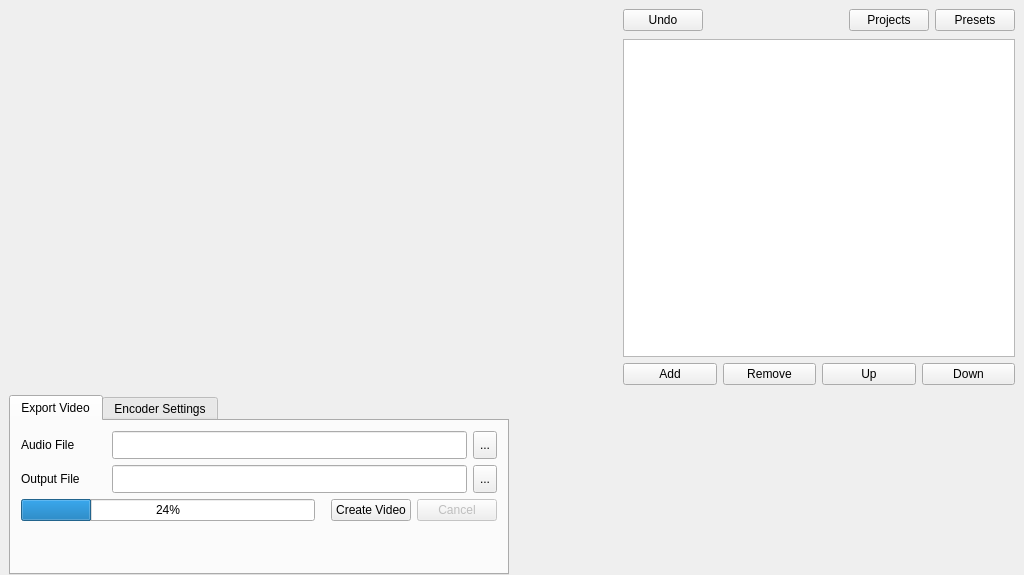
<?xml version="1.0" encoding="UTF-8"?>
<ui version="4.0">
 <class>MainWindow</class>
 <widget class="QMainWindow" name="MainWindow">
  <property name="geometry">
   <rect>
    <x>0</x>
    <y>0</y>
    <width>1008</width>
    <height>575</height>
   </rect>
  </property>
  <property name="sizePolicy">
   <sizepolicy hsizetype="Preferred" vsizetype="Preferred">
    <horstretch>0</horstretch>
    <verstretch>0</verstretch>
   </sizepolicy>
  </property>
  <property name="minimumSize">
   <size>
    <width>0</width>
    <height>0</height>
   </size>
  </property>
  <property name="focusPolicy">
   <enum>Qt::StrongFocus</enum>
  </property>
  <property name="windowTitle">
   <string>MainWindow</string>
  </property>
  <widget class="QWidget" name="centralwidget">
   <property name="sizePolicy">
    <sizepolicy hsizetype="Preferred" vsizetype="Preferred">
     <horstretch>0</horstretch>
     <verstretch>0</verstretch>
    </sizepolicy>
   </property>
   <property name="autoFillBackground">
    <bool>false</bool>
   </property>
   <layout class="QVBoxLayout" name="verticalLayout">
    <property name="leftMargin">
     <number>9</number>
    </property>
    <property name="bottomMargin">
     <number>0</number>
    </property>
    <item>
     <layout class="QHBoxLayout" name="horizontalLayout">
      <item>
       <spacer name="verticalSpacer_2">
        <property name="orientation">
         <enum>Qt::Vertical</enum>
        </property>
        <property name="sizeType">
         <enum>QSizePolicy::MinimumExpanding</enum>
        </property>
        <property name="sizeHint" stdset="0">
         <size>
          <width>0</width>
          <height>360</height>
         </size>
        </property>
       </spacer>
      </item>
      <item>
       <layout class="QVBoxLayout" name="verticalLayout_previewWrapper">
        <property name="sizeConstraint">
         <enum>QLayout::SetDefaultConstraint</enum>
        </property>
        <property name="topMargin">
         <number>0</number>
        </property>
        <item>
         <spacer name="horizontalSpacer_previewSpacer">
          <property name="orientation">
           <enum>Qt::Horizontal</enum>
          </property>
          <property name="sizeType">
           <enum>QSizePolicy::MinimumExpanding</enum>
          </property>
          <property name="sizeHint" stdset="0">
           <size>
            <width>420</width>
            <height>0</height>
           </size>
          </property>
         </spacer>
        </item>
       </layout>
      </item>
      <item>
       <layout class="QVBoxLayout" name="verticalLayout_3">
        <property name="sizeConstraint">
         <enum>QLayout::SetMinimumSize</enum>
        </property>
        <property name="leftMargin">
         <number>3</number>
        </property>
        <item>
         <layout class="QVBoxLayout" name="verticalLayout_4">
          <property name="sizeConstraint">
           <enum>QLayout::SetMinimumSize</enum>
          </property>
          <property name="leftMargin">
           <number>3</number>
          </property>
          <item>
           <layout class="QHBoxLayout" name="horizontalLayout_16">
            <property name="sizeConstraint">
             <enum>QLayout::SetMinimumSize</enum>
            </property>
            <item>
             <widget class="QPushButton" name="pushButton_undo">
              <property name="text">
               <string>Undo</string>
              </property>
             </widget>
            </item>
            <item>
             <spacer name="horizontalSpacer_6">
              <property name="orientation">
               <enum>Qt::Horizontal</enum>
              </property>
              <property name="sizeType">
               <enum>QSizePolicy::Fixed</enum>
              </property>
              <property name="sizeHint" stdset="0">
               <size>
                <width>140</width>
                <height>20</height>
               </size>
              </property>
             </spacer>
            </item>
            <item>
             <widget class="QPushButton" name="pushButton_projects">
              <property name="text">
               <string>Projects</string>
              </property>
             </widget>
            </item>
            <item>
             <widget class="QPushButton" name="pushButton_presets">
              <property name="text">
               <string>Presets</string>
              </property>
             </widget>
            </item>
           </layout>
          </item>
          <item>
           <spacer name="verticalSpacer">
            <property name="orientation">
             <enum>Qt::Horizontal</enum>
            </property>
            <property name="sizeType">
             <enum>QSizePolicy::Minimum</enum>
            </property>
            <property name="sizeHint" stdset="0">
             <size>
              <width>20</width>
              <height>2</height>
             </size>
            </property>
           </spacer>
          </item>
          <item>
           <widget class="QListWidget" name="listWidget_componentList">
            <property name="sizePolicy">
             <sizepolicy hsizetype="Minimum" vsizetype="Expanding">
              <horstretch>0</horstretch>
              <verstretch>0</verstretch>
             </sizepolicy>
            </property>
            <property name="minimumSize">
             <size>
              <width>0</width>
              <height>0</height>
             </size>
            </property>
            <property name="maximumSize">
             <size>
              <width>16777215</width>
              <height>16777215</height>
             </size>
            </property>
            <property name="acceptDrops">
             <bool>true</bool>
            </property>
            <property name="frameShape">
             <enum>QFrame::StyledPanel</enum>
            </property>
            <property name="frameShadow">
             <enum>QFrame::Sunken</enum>
            </property>
            <property name="lineWidth">
             <number>1</number>
            </property>
            <property name="tabKeyNavigation">
             <bool>true</bool>
            </property>
            <property name="dragEnabled">
             <bool>true</bool>
            </property>
            <property name="dragDropOverwriteMode">
             <bool>false</bool>
            </property>
            <property name="dragDropMode">
             <enum>QAbstractItemView::InternalMove</enum>
            </property>
            <property name="defaultDropAction">
             <enum>Qt::MoveAction</enum>
            </property>
           </widget>
          </item>
          <item>
           <layout class="QHBoxLayout" name="horizontalLayout_14">
            <item>
             <widget class="QPushButton" name="pushButton_addComponent">
              <property name="text">
               <string>Add</string>
              </property>
             </widget>
            </item>
            <item>
             <widget class="QPushButton" name="pushButton_removeComponent">
              <property name="text">
               <string>Remove</string>
              </property>
             </widget>
            </item>
            <item>
             <widget class="QPushButton" name="pushButton_listMoveUp">
              <property name="text">
               <string>Up</string>
              </property>
             </widget>
            </item>
            <item>
             <widget class="QPushButton" name="pushButton_listMoveDown">
              <property name="text">
               <string>Down</string>
              </property>
             </widget>
            </item>
           </layout>
          </item>
         </layout>
        </item>
        <item>
         <layout class="QHBoxLayout" name="horizontalLayout_7">
          <property name="leftMargin">
           <number>4</number>
          </property>
          <property name="rightMargin">
           <number>2</number>
          </property>
         </layout>
        </item>
       </layout>
      </item>
     </layout>
    </item>
    <item>
     <layout class="QHBoxLayout" name="horizontalLayout_2">
      <property name="sizeConstraint">
       <enum>QLayout::SetFixedSize</enum>
      </property>
      <property name="topMargin">
       <number>4</number>
      </property>
      <property name="rightMargin">
       <number>0</number>
      </property>
      <item>
       <widget class="QTabWidget" name="tabWidget">
        <property name="sizePolicy">
         <sizepolicy hsizetype="MinimumExpanding" vsizetype="Fixed">
          <horstretch>0</horstretch>
          <verstretch>0</verstretch>
         </sizepolicy>
        </property>
        <property name="minimumSize">
         <size>
          <width>500</width>
          <height>0</height>
         </size>
        </property>
        <property name="maximumSize">
         <size>
          <width>16777215</width>
          <height>180</height>
         </size>
        </property>
        <property name="tabPosition">
         <enum>QTabWidget::North</enum>
        </property>
        <property name="tabShape">
         <enum>QTabWidget::Rounded</enum>
        </property>
        <property name="currentIndex">
         <number>0</number>
        </property>
        <widget class="QWidget" name="tab_exportVideo">
         <attribute name="title">
          <string>Export Video</string>
         </attribute>
         <layout class="QVBoxLayout" name="verticalLayout_10">
          <property name="margin">
           <number>10</number>
          </property>
          <item>
           <layout class="QHBoxLayout" name="horizontalLayout_4">
            <property name="topMargin">
             <number>0</number>
            </property>
            <item>
             <widget class="QLabel" name="label_audioFile">
              <property name="sizePolicy">
               <sizepolicy hsizetype="Fixed" vsizetype="Preferred">
                <horstretch>0</horstretch>
                <verstretch>0</verstretch>
               </sizepolicy>
              </property>
              <property name="minimumSize">
               <size>
                <width>85</width>
                <height>0</height>
               </size>
              </property>
              <property name="maximumSize">
               <size>
                <width>80</width>
                <height>16777215</height>
               </size>
              </property>
              <property name="baseSize">
               <size>
                <width>80</width>
                <height>0</height>
               </size>
              </property>
              <property name="text">
               <string>Audio File</string>
              </property>
              <property name="alignment">
               <set>Qt::AlignLeading|Qt::AlignLeft|Qt::AlignVCenter</set>
              </property>
             </widget>
            </item>
            <item>
             <widget class="QLineEdit" name="lineEdit_audioFile">
              <property name="sizePolicy">
               <sizepolicy hsizetype="MinimumExpanding" vsizetype="Fixed">
                <horstretch>0</horstretch>
                <verstretch>0</verstretch>
               </sizepolicy>
              </property>
              <property name="minimumSize">
               <size>
                <width>0</width>
                <height>28</height>
               </size>
              </property>
              <property name="maximumSize">
               <size>
                <width>16777215</width>
                <height>28</height>
               </size>
              </property>
              <property name="baseSize">
               <size>
                <width>0</width>
                <height>0</height>
               </size>
              </property>
             </widget>
            </item>
            <item>
             <widget class="QToolButton" name="toolButton_selectAudioFile">
              <property name="minimumSize">
               <size>
                <width>0</width>
                <height>28</height>
               </size>
              </property>
              <property name="maximumSize">
               <size>
                <width>16777215</width>
                <height>28</height>
               </size>
              </property>
              <property name="text">
               <string>...</string>
              </property>
             </widget>
            </item>
           </layout>
          </item>
          <item>
           <layout class="QVBoxLayout" name="verticalLayout_11">
            <item>
             <layout class="QHBoxLayout" name="horizontalLayout_6">
              <item>
               <widget class="QLabel" name="label_outputFile">
                <property name="sizePolicy">
                 <sizepolicy hsizetype="Fixed" vsizetype="Preferred">
                  <horstretch>0</horstretch>
                  <verstretch>0</verstretch>
                 </sizepolicy>
                </property>
                <property name="minimumSize">
                 <size>
                  <width>85</width>
                  <height>0</height>
                 </size>
                </property>
                <property name="baseSize">
                 <size>
                  <width>0</width>
                  <height>0</height>
                 </size>
                </property>
                <property name="text">
                 <string>Output File</string>
                </property>
                <property name="alignment">
                 <set>Qt::AlignLeading|Qt::AlignLeft|Qt::AlignVCenter</set>
                </property>
               </widget>
              </item>
              <item>
               <widget class="QLineEdit" name="lineEdit_outputFile">
                <property name="sizePolicy">
                 <sizepolicy hsizetype="Minimum" vsizetype="Fixed">
                  <horstretch>0</horstretch>
                  <verstretch>0</verstretch>
                 </sizepolicy>
                </property>
                <property name="minimumSize">
                 <size>
                  <width>0</width>
                  <height>28</height>
                 </size>
                </property>
                <property name="maximumSize">
                 <size>
                  <width>16777215</width>
                  <height>28</height>
                 </size>
                </property>
               </widget>
              </item>
              <item>
               <widget class="QToolButton" name="toolButton_selectOutputFile">
                <property name="minimumSize">
                 <size>
                  <width>0</width>
                  <height>28</height>
                 </size>
                </property>
                <property name="maximumSize">
                 <size>
                  <width>16777215</width>
                  <height>28</height>
                 </size>
                </property>
                <property name="text">
                 <string>...</string>
                </property>
               </widget>
              </item>
             </layout>
            </item>
           </layout>
          </item>
          <item>
           <layout class="QHBoxLayout" name="horizontalLayout_3">
            <property name="margin">
             <number>0</number>
            </property>
            <item>
             <widget class="QProgressBar" name="progressBar_createVideo">
              <property name="minimumSize">
               <size>
                <width>0</width>
                <height>0</height>
               </size>
              </property>
              <property name="value">
               <number>24</number>
              </property>
             </widget>
            </item>
            <item>
             <spacer name="horizontalSpacer">
              <property name="orientation">
               <enum>Qt::Horizontal</enum>
              </property>
              <property name="sizeType">
               <enum>QSizePolicy::Minimum</enum>
              </property>
              <property name="sizeHint" stdset="0">
               <size>
                <width>10</width>
                <height>20</height>
               </size>
              </property>
             </spacer>
            </item>
            <item>
             <widget class="QPushButton" name="pushButton_createVideo">
              <property name="text">
               <string>Create Video</string>
              </property>
             </widget>
            </item>
            <item>
             <widget class="QPushButton" name="pushButton_Cancel">
              <property name="enabled">
               <bool>false</bool>
              </property>
              <property name="text">
               <string>Cancel</string>
              </property>
             </widget>
            </item>
           </layout>
          </item>
          <item>
           <widget class="QLabel" name="progressLabel">
            <property name="text">
             <string/>
            </property>
            <property name="scaledContents">
             <bool>true</bool>
            </property>
            <property name="alignment">
             <set>Qt::AlignCenter</set>
            </property>
            <property name="indent">
             <number>-1</number>
            </property>
           </widget>
          </item>
         </layout>
         <zorder></zorder>
         <zorder></zorder>
         <zorder>progressLabel</zorder>
        </widget>
        <widget class="QWidget" name="tab_encoderSettings">
         <attribute name="title">
          <string>Encoder Settings</string>
         </attribute>
         <layout class="QVBoxLayout" name="verticalLayout_9">
          <property name="margin">
           <number>10</number>
          </property>
          <item>
           <layout class="QHBoxLayout" name="horizontalLayout_13">
            <item>
             <widget class="QLabel" name="label_videoFormat">
              <property name="sizePolicy">
               <sizepolicy hsizetype="Fixed" vsizetype="Preferred">
                <horstretch>0</horstretch>
                <verstretch>0</verstretch>
               </sizepolicy>
              </property>
              <property name="minimumSize">
               <size>
                <width>85</width>
                <height>0</height>
               </size>
              </property>
              <property name="text">
               <string>Container</string>
              </property>
             </widget>
            </item>
            <item>
             <widget class="QComboBox" name="comboBox_videoContainer">
              <property name="minimumSize">
               <size>
                <width>75</width>
                <height>0</height>
               </size>
              </property>
             </widget>
            </item>
            <item>
             <spacer name="horizontalSpacer_5">
              <property name="orientation">
               <enum>Qt::Horizontal</enum>
              </property>
              <property name="sizeType">
               <enum>QSizePolicy::Minimum</enum>
              </property>
              <property name="sizeHint" stdset="0">
               <size>
                <width>5</width>
                <height>5</height>
               </size>
              </property>
             </spacer>
            </item>
            <item>
             <widget class="QLabel" name="label_videoPreset">
              <property name="sizePolicy">
               <sizepolicy hsizetype="Fixed" vsizetype="Preferred">
                <horstretch>0</horstretch>
                <verstretch>0</verstretch>
               </sizepolicy>
              </property>
              <property name="text">
               <string>Resolution</string>
              </property>
             </widget>
            </item>
            <item>
             <widget class="QComboBox" name="comboBox_resolution">
              <property name="sizePolicy">
               <sizepolicy hsizetype="Expanding" vsizetype="Fixed">
                <horstretch>0</horstretch>
                <verstretch>0</verstretch>
               </sizepolicy>
              </property>
              <property name="minimumSize">
               <size>
                <width>0</width>
                <height>0</height>
               </size>
              </property>
             </widget>
            </item>
            <item>
             <widget class="QCheckBox" name="checkBox_2pass">
              <property name="toolTip">
               <string>longer export time with increased quality:filesize ratio</string>
              </property>
              <property name="text">
               <string>2-pass</string>
              </property>
             </widget>
            </item>
           </layout>
          </item>
          <item>
           <layout class="QHBoxLayout" name="horizontalLayout_10">
            <item>
             <widget class="QLabel" name="label_videoCodec">
              <property name="sizePolicy">
               <sizepolicy hsizetype="Fixed" vsizetype="Preferred">
                <horstretch>0</horstretch>
                <verstretch>0</verstretch>
               </sizepolicy>
              </property>
              <property name="minimumSize">
               <size>
                <width>85</width>
                <height>0</height>
               </size>
              </property>
              <property name="text">
               <string>Video Codec</string>
              </property>
             </widget>
            </item>
            <item>
             <widget class="QComboBox" name="comboBox_videoCodec">
              <property name="minimumSize">
               <size>
                <width>150</width>
                <height>0</height>
               </size>
              </property>
             </widget>
            </item>
            <item>
             <spacer name="horizontalSpacer_4">
              <property name="orientation">
               <enum>Qt::Horizontal</enum>
              </property>
              <property name="sizeType">
               <enum>QSizePolicy::Fixed</enum>
              </property>
              <property name="sizeHint" stdset="0">
               <size>
                <width>5</width>
                <height>5</height>
               </size>
              </property>
             </spacer>
            </item>
            <item>
             <widget class="QLabel" name="label_resolution">
              <property name="sizePolicy">
               <sizepolicy hsizetype="Fixed" vsizetype="Preferred">
                <horstretch>0</horstretch>
                <verstretch>0</verstretch>
               </sizepolicy>
              </property>
              <property name="text">
               <string>Video Bitrate (Kbps)</string>
              </property>
             </widget>
            </item>
            <item>
             <widget class="QSpinBox" name="spinBox_vBitrate">
              <property name="maximum">
               <number>99999</number>
              </property>
             </widget>
            </item>
           </layout>
          </item>
          <item>
           <layout class="QHBoxLayout" name="horizontalLayout_11">
            <item>
             <widget class="QLabel" name="label_audioCodec">
              <property name="sizePolicy">
               <sizepolicy hsizetype="Fixed" vsizetype="Preferred">
                <horstretch>0</horstretch>
                <verstretch>0</verstretch>
               </sizepolicy>
              </property>
              <property name="minimumSize">
               <size>
                <width>85</width>
                <height>0</height>
               </size>
              </property>
              <property name="text">
               <string>Audio Codec</string>
              </property>
             </widget>
            </item>
            <item>
             <widget class="QComboBox" name="comboBox_audioCodec">
              <property name="minimumSize">
               <size>
                <width>150</width>
                <height>0</height>
               </size>
              </property>
             </widget>
            </item>
            <item>
             <spacer name="horizontalSpacer_3">
              <property name="orientation">
               <enum>Qt::Horizontal</enum>
              </property>
              <property name="sizeType">
               <enum>QSizePolicy::Fixed</enum>
              </property>
              <property name="sizeHint" stdset="0">
               <size>
                <width>5</width>
                <height>10</height>
               </size>
              </property>
             </spacer>
            </item>
            <item>
             <widget class="QLabel" name="label_audioBitrate">
              <property name="sizePolicy">
               <sizepolicy hsizetype="Fixed" vsizetype="Preferred">
                <horstretch>0</horstretch>
                <verstretch>0</verstretch>
               </sizepolicy>
              </property>
              <property name="text">
               <string>Audio Bitrate (Kbps)</string>
              </property>
             </widget>
            </item>
            <item>
             <widget class="QSpinBox" name="spinBox_aBitrate">
              <property name="maximum">
               <number>9999</number>
              </property>
             </widget>
            </item>
           </layout>
          </item>
         </layout>
        </widget>
       </widget>
      </item>
      <item>
       <layout class="QVBoxLayout" name="verticalLayout_5">
        <property name="sizeConstraint">
         <enum>QLayout::SetDefaultConstraint</enum>
        </property>
        <item>
         <spacer name="horizontalSpacer_2">
          <property name="orientation">
           <enum>Qt::Horizontal</enum>
          </property>
          <property name="sizeType">
           <enum>QSizePolicy::MinimumExpanding</enum>
          </property>
          <property name="sizeHint" stdset="0">
           <size>
            <width>500</width>
            <height>0</height>
           </size>
          </property>
         </spacer>
        </item>
        <item>
         <widget class="QStackedWidget" name="stackedWidget">
          <property name="sizePolicy">
           <sizepolicy hsizetype="Expanding" vsizetype="Fixed">
            <horstretch>0</horstretch>
            <verstretch>0</verstretch>
           </sizepolicy>
          </property>
          <property name="minimumSize">
           <size>
            <width>0</width>
            <height>180</height>
           </size>
          </property>
          <property name="maximumSize">
           <size>
            <width>16777215</width>
            <height>180</height>
           </size>
          </property>
          <property name="currentIndex">
           <number>-1</number>
          </property>
         </widget>
        </item>
       </layout>
      </item>
     </layout>
    </item>
   </layout>
  </widget>
 </widget>
 <resources/>
 <connections/>
</ui>
